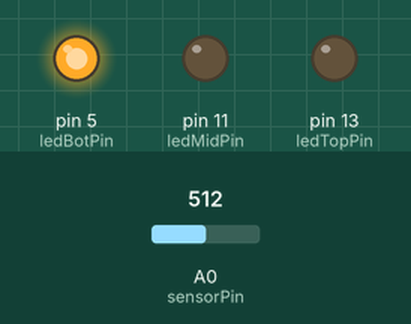
A sketch run on a simulated Arduino Uno, built with avr-gcc and run on an emulated ATmega328P. On the bench: output pins drawn as LEDs (lit = HIGH). Inputs (shaded band) come from the test bench; at power-on: A0 (sensorPin) = 512. What the sketch prints to the serial monitor is not drawn.

Above: at 0.1 s.
At 1.0 s:
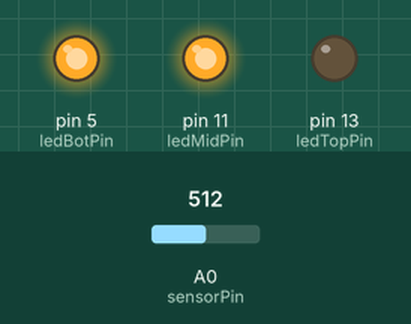
At 2.0 s:
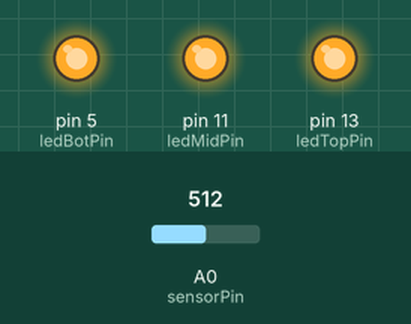
Timing chart, 0 to 3.5 s (numbered marks = the images above):
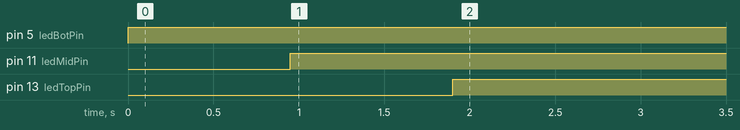

Measured:
- by itself, pin 5 (ledBotPin): LOW → HIGH at 0.00 s
- by itself, pin 11 (ledMidPin): LOW → HIGH at 0.95 s
- by itself, pin 13 (ledTopPin): LOW → HIGH at 1.9 s

The sketch:

meeting.ino
```cpp
int sensorPin = A0;    // select the input pin for the potentiometer
int ledBotPin = 5;      // select the pin for the LED
int ledMidPin = 11;
int ledTopPin = 13;
int sensorValue = 0;  // variable to store the value coming from the sensor

void setup() {
  // declare the ledPin as an OUTPUT:
  pinMode(ledBotPin, OUTPUT);
  pinMode(ledMidPin, OUTPUT);
  pinMode(ledTopPin, OUTPUT);
  Serial.begin(9600);
}

void loop() {
  // read the value from the sensor:
  sensorValue = analogRead(sensorPin);

  // potentiometer value
  Serial.println(sensorValue);

  // LED light change
    analogWrite(ledBotPin, 255);
    delay(950);
    analogWrite(ledMidPin, 255);
    delay(950);
    analogWrite(ledTopPin, 255);
    delay(950);

}
```
